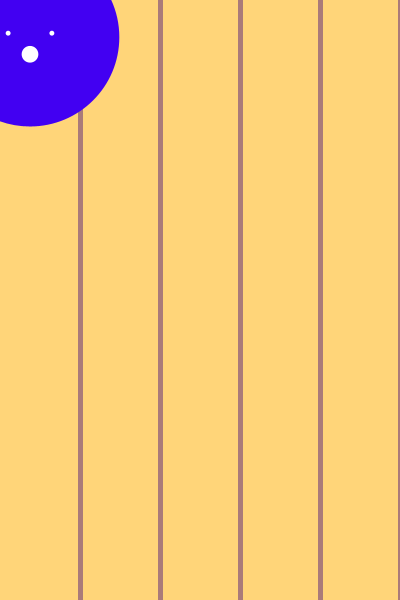
Frame 1 (no input)
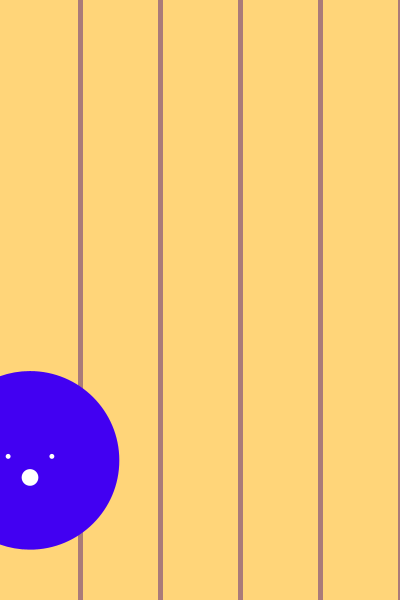
Frame 60 (the mouse pressed at the canvas centre just before this capture)
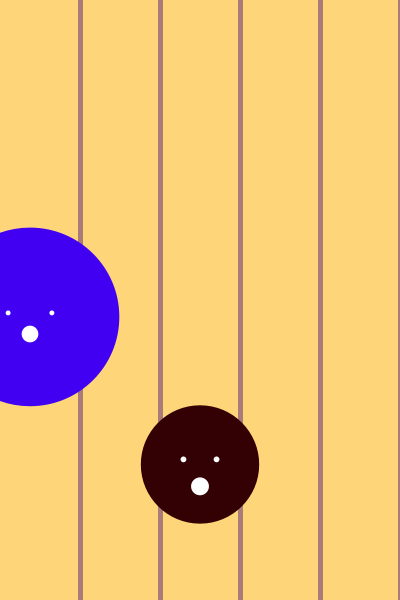
Frame 120 (the mouse held since frame 60 and released just before this capture)

The Processing sketch that drew these frames (run headless with seeded random() and noise(); from frame 60 on, the mouse is pressed at the canvas centre):

// Processing sketch: processing_19728
// ── processing_19728.pde

Ball[] ball = new Ball[1];
Lane laneline1, laneline2, laneline3, laneline4,laneline5;
float r;
float g;
float b;
float hole;
boolean bStop;
float holeDISTX;
float holeDISTY;
float mouth;

void setup() {
  size(400,600);
  smooth();
  strokeWeight(3);
  laneline1 = new Lane(width*1/5,0,width*1/5,height);
  laneline2 = new Lane(width*2/5,0,width*2/5,height);
  laneline3 = new Lane(width*3/5,0,width*3/5,height);
  laneline4 = new Lane(width*4/5,0,width*4/5,height);
  laneline5 = new Lane(width,0,width,height);


  ball [0] = new Ball(mouseX+30, mouseY+30, random(2,10), random(255), g, random(255),random(255), hole, holeDISTX,holeDISTY, mouth);
}

void mousePressed() {

  Ball b = new Ball (mouseX, mouseY, random(2,10), random(255), g, random(255),random(255), hole, holeDISTX,holeDISTY, mouth);
  ball = (Ball[]) append(ball, b);
}
  
void keyPressed() {
  bStop = !bStop;
  if (bStop) {
     
    noLoop();

  }else
    loop();

   }




void draw() {
  background(255,213,121);
  laneline1.display();
  laneline2.display();
  laneline3.display();
  laneline4.display();
  laneline5.display();

  for (int i = 0; i < ball.length; i++) {
    ball[i].move();
    ball[i].display();
  }
}



class Lane { // the variables that make up the class lane.
  // fields
  float x;
  float y;
  float HEIGHT;
  //lane variables
  float lanelineY = 0;
  float laneline1 = width*1/5;
  float laneline2 = width*2/5;
  float laneline3 = width*3/5;
  float laneline4 = width*4/5;
  float laneline5 = width;

  //constructor // parameters/variables for creating a lane
  Lane(float tempX, float tempY, float tempX2, float tempHEIGHT) {
    x = tempX;
    x = tempX2;
    y = tempY;
    HEIGHT = tempHEIGHT;
  }

  //method
  void display() {
    stroke(170,123,121);
    strokeWeight(5);
    line(laneline1,lanelineY,laneline1,HEIGHT);
    line(laneline2,lanelineY,laneline2,HEIGHT);
    line(laneline3,lanelineY,laneline3,HEIGHT);
    line(laneline4,lanelineY,laneline4,HEIGHT);
    line(laneline5,lanelineY,laneline5,HEIGHT);
  }
}

class Ball {
  float r;
  float g = 0;
  float b; 
  float x;
  float y;
  float speed;
  float DIAM = random(50,200); 
  float hole = random(4,7);
  float holeDISTX = random(10,20);
  float holeDISTY = random(7,15);
  float mouth = random(10,30);


  Ball(float tempX, float tempY, float tempSpeed, float tempR, float tempG, float tempB, float DIAM, float hole, float holeDISTX, float holeDISTY, float mouth) {
    x = tempX;
    y = tempY;
    speed = tempSpeed;
    r = tempR;
    g = tempG;
    b = tempB;
    DIAM = DIAM;
    hole = hole;
    holeDISTX = holeDISTX;
    holeDISTY = holeDISTY;
    mouth = mouth;
  }

  void display() {
    noStroke();
    fill(r,g,b);
    ellipse(x, y,DIAM,DIAM);
    fill(255);
    ellipse(x-holeDISTX*1.5,y-holeDISTY*.35,hole,hole); //holes
    ellipse(x,y+holeDISTY*1.5,mouth,mouth);
    ellipse(x+holeDISTX*1.5,y-holeDISTY*.35,hole,hole);
  }

  void move() {
    y = y + speed; 
    {
      if (y < 3 || y > height+3) {
        speed = speed*-1;
      }
    }
  }
}
